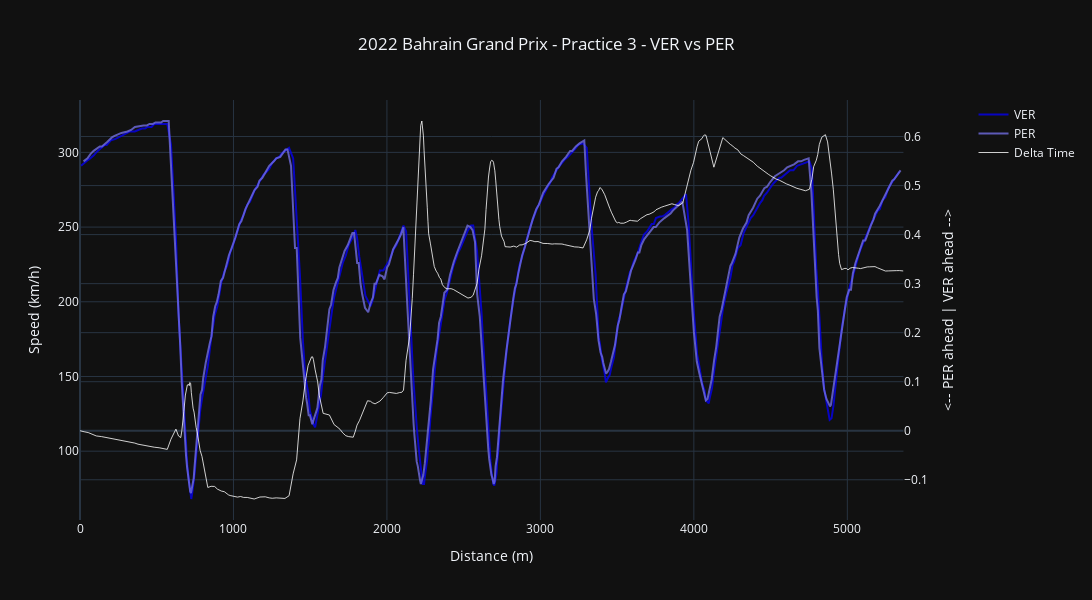

This figure's notebook cell:
### Code cell
def plot_stacked_data():
    
    hovertemplate_speed = 'Speed: %{y} km/h'+'<br>Distance: %{x} meters'
    
    fig = make_subplots(specs=[[{"secondary_y": True}]])

    fig.add_trace(go.Scatter(x=car_data_1['Distance'], y=car_data_1['Speed'], name=driver_1, line_color=ff1.plotting.driver_color(driver_1), hovertemplate = hovertemplate_speed, opacity=0.8), secondary_y=False)
    fig.add_trace(go.Scatter(x=car_data_2['Distance'], y=car_data_2['Speed'], name=driver_2, line_color=ff1.plotting.driver_color(driver_2), hovertemplate = hovertemplate_speed, opacity=0.8), secondary_y=False)
    fig.add_trace(go.Scatter(x=ref_tel['Distance'], y=delta_time, line_color='white', name='Delta Time', hovertemplate = 'Delta Time: %{y:.3f} sec', opacity=0.8, line_width=1), secondary_y=True)

    fig.update_yaxes(title_text="Speed (km/h)", secondary_y=False)
    fig.update_yaxes(title_text=f"<-- {driver_2} ahead | {driver_1} ahead -->", secondary_y=True)
    fig.update_layout(width=1200, height=600, title_text=plot_title, xaxis_title='Distance (m)', title_x=0.5)
    
    return fig

plot_stacked_data()

### Figure 1 — Plotly figure (JSON) as saved in the notebook; plotly's stock layout.template omitted (floating-point values rounded to 4 significant figures; data arrays with more than 128 entries replaced by an {"elided": "..."} marker saying what was removed)
{"data": [{"hovertemplate": "Speed: %{y} km/h<br>Distance: %{x} meters", "line": {"color": "#0600ef"}, "name": "VER", "opacity": 0.8, "type": "scatter", "x": {"elided": "345 int values"}, "xaxis": "x", "y": {"elided": "345 int values"}, "yaxis": "y"}, {"hovertemplate": "Speed: %{y} km/h<br>Distance: %{x} meters", "line": {"color": "#716de2"}, "name": "PER", "opacity": 0.8, "type": "scatter", "x": {"elided": "335 int values"}, "xaxis": "x", "y": {"elided": "335 int values"}, "yaxis": "y"}, {"hovertemplate": "Delta Time: %{y:.3f} sec", "line": {"color": "white", "width": 1}, "name": "Delta Time", "opacity": 0.8, "type": "scatter", "x": {"elided": "347 float values"}, "xaxis": "x", "y": {"elided": "347 float values"}, "yaxis": "y2"}], "layout": {"height": 600, "title": {"text": "2022 Bahrain Grand Prix - Practice 3 - VER vs PER", "x": 0.5}, "width": 1200, "xaxis": {"anchor": "y", "domain": [0, 0.94], "title": {"text": "Distance (m)"}}, "yaxis": {"anchor": "x", "domain": [0, 1], "title": {"text": "Speed (km/h)"}}, "yaxis2": {"anchor": "x", "overlaying": "y", "side": "right", "title": {"text": "<-- PER ahead | VER ahead -->"}}}}
